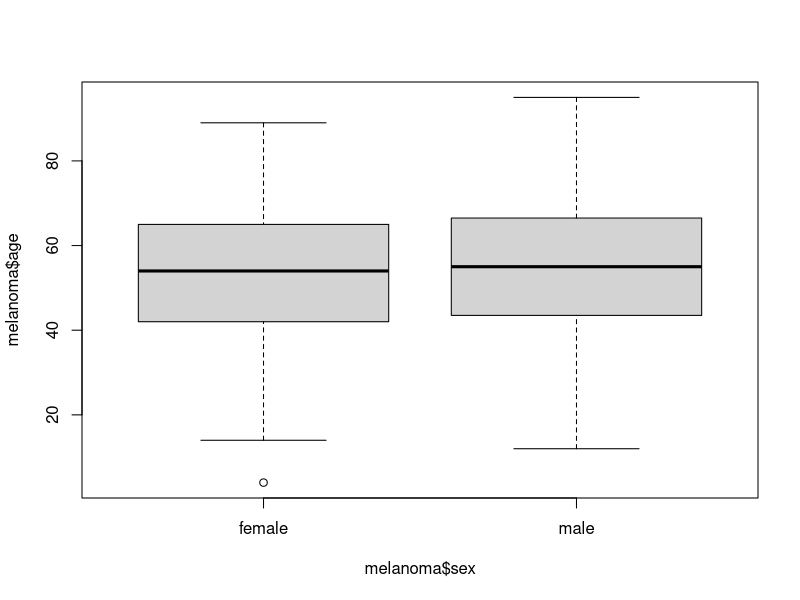

Write the R code that produced this figure.
#* KLAUSUR WS 21
#*(a) Import the file melanoma.csv as a tibble called melanoma.
library(readr)
melanoma <- read_csv("melanoma.csv")
View(melanoma)

# (b) Determine type and scale of all variables. You find a description
#       of the dataset in the file melanoma description.pdf
#+  time: quantiative, discrete, absolute
#+  status: qualitative, discrete, nominal
#+  sex : qualitative ,discrete nominal
#+  age : quantitative , discrete absolute
#+  year: quantitative , discrete, interval
#+  thickness: quantitative, continious, ratio
#+  ulcer : qualtitative, discrete, nominal
melanoma

#(c) Change the values of the variables sex, status, ulcer to strings de-
#  scribing their values and add a new variable live.status describing
#  whether the patient is alive or dead.
library(tidyverse)
melanoma <- melanoma %>% 
  mutate(sex = if_else(sex==1,'male','female')) %>% 
  mutate(status = case_when(
    status == 1 ~ 'melanoma' ,
    status == 2 ~ 'alive',
    status == 3 ~ 'other reason'
  )) %>% 
  mutate(ulcer = if_else(ulcer==1,'present','absent')) %>% 
  mutate(live.status=if_else(status=='alive','alive','dead'))

melanoma

# (d) Create a contingency table for the variables sex and live.status.
chitest <- chisq.test(melanoma$sex,melanoma$live.status)
cont.tab <- chitest$observed
cont.tab

# (e) Evaluate the relative risks to survive at least 3 years for the va-
#  riable sex and interpret the values.
cont.tab2 <- melanoma %>% filter(time >= 365*3)
cont.tab2 <- chisq.test(cont.tab2$sex, cont.tab2$live.status)$observed
cont.tab2
#cont.tab2$sex alive dead
#female    91   19
#male      42   15
# relative risks for female
# alive -> outcome, female,male->exposure
#relative risk female
91/(91+19)  # women have a chance of 82% to survive atleast 3 years
#relative risk male
42/(42+15)  # men have a chance of 73% to survive atleast 3 years
# proportion between female and male
(91/(91+19))/(42/(42+15)) # 1.12
# interpretation: females have 1.12 higher risk to survive at least 3 years

# (f) Create a summary describing the distribution of the variable age
#     containing min, max, mean, the three quartiles depending on the
#     variable sex.
measures <- melanoma %>% group_by(sex) %>% summarise(
  min = min(age),
  max = max(age),
  mean = mean(age),
  q1 = quantile(age, 0.25, type=1),
  q2 = quantile(age, 0.5 , type=1),
  q3 = quantile(age, 0.75, type=1),
  iqr = IQR(age, type=1)
)
measures
# (g) Create side by side boxplots for the age of persons depending on
#     their sex and interpret the diagram.
boxplot(melanoma$age~melanoma$sex)
# both boxplots seem to be symmetric so the median is in the center of the box
# the minimum of the female is less than of the males
# the maximum of the male is higher than of the females
# there is a extreme value in the data of the females
# iqr of female is 23 and iqr of male is 24 so the spread of the group of males
# is higher
# (h) The csv file add.data.melanoma.csv contains data from another
#     study. Import the dataset as a tibble called add.data.melanoma.
library(readr)
add.data.melanoma <- read_csv("add.data.melanoma.csv")
View(melanoma)
add.data.melanoma
# (i) Is this dataset tidy?
# no its not tidy because the column sex_age_year contains multiple 
# other attributes! 
# each column must be a single attribute

# Probability
# Task 2
#2. In a computer science course the projects P1, P2, P3, P4 are offered.
#   Each of the 60 students must sign up for one of the projects offered.
#   All projects are equally popular among the students. Determine the
#   probability that
#   (a) exactly 15 students register for every of the four projects
#   (b) more than 15 students sign up for project P1.
#   Assume that the number of places in the projects is unlimited:
#  Hint: The R functions factorial(n) and choose(n,m) evaluate n! and n over m

# SOLUTION:
# a) auf spicker
# b) P(X > 15)
1- pbinom(15,60,1/4) # 0.4312

# Task 3
# year, an introductory computer course is held at the beginning
#of the winter semester. From many years of experience, we know that
#about 11% of the registered course participants do not show up for
#the course. Since each participant needs his own computer during the
#course, no more participants can take part in the course than there are
#free computers. In total, there are ten rooms with 22 seats each and a
#total of 240 first-year students. Using an approximation by the central
#limit theorem, calculate

#(a) the probability that all students who are present for the course
#will find a seat if all first-year students have registered for the
#course.
# 11% of the registered do not show up
# total pcs = 10*22 == 220 seats
# total of 240 first year students
n <- 240
pnorm(220,n*0.89, sqrt(n*0.89*(1-0.89)))

#(b) the minimum number of computers needed so that there is at
#least a 99% probability that all students who show up will have a
#computer?
qnorm(0.99, 240*0.89, sqrt(n*0.89*(1-0.89)))
#  (c) how many registrations may be accepted at most, if with probabi-
#  lity 0.99 all students who show up for the course will find a place
#  in the course with 220 places.
library(tidyverse)
tibble(
  n = 220:240,
  p = pnorm(220, n*0.89, sqrt(n*0.89*(1-0.89)))
) %>% filter(p>=0.99) %>% filter(n==max(n))

# Inferential
# Task 5
# A company produces chocolade bars with a standard weight of 100 gr.
#As a measure of quality controls he weighs 15 bars and obtains the
#following results:
#  98.32,97.26,99.85,99.52,95.73,95.56,100.49,98.19,95.16,
#  98.26,96.46,100.23,99.76,98.58,97.43
sample <- c(98.32,97.26,99.85,99.52,95.73,95.56,100.49,98.19,95.16,
            98.26,96.46,100.23,99.76,98.58,97.43)
mu0 <- 100
#(a) What is an appropriate hypothesis regarding the expected weight
# µ for a two-sided-test?
# H0: m0 == 100, H1: m0 != 100

#  (b) If weights can be assumed to be nomally distributed, which test
#should used to test these hypothesis?
# an appropriate test would be t -test because the sd is unknown
# and we are testing mu
# (normal model)

#  (c) Conduct the test that was suggested to be used in b) at a 5%
#level. What is your test decision. Specify the p-value.
alpha <- 0.05;
t.test(x = sample, mu = mu0, alternative="two.sided",
       conf.level = 1 -alpha)
# pvalue is = 0.0007251 which is much lower than alpha,
# so we are rejecting the null hypothesis

#(d) Based on the sample, the producer changes the settings in produc-
#  tion. To check whether the correction has led to an improvement,
#he again takes 15 chocolate bars and weighs them.
#100.14,100.05,96.51,98.70,98.22,101.06,103.55,100.16,
#100.60,102.85,103.15,100.66,102.52,102.09,100.84
#What is an appropriate hypothesis for comparing the expected
#weights of the two samples?
sample2 <- c(100.14,100.05,96.51,98.70,98.22,101.06,103.55,100.16,
             100.60,102.85,103.15,100.66,102.52,102.09,100.84)

#  (e) Provide an appropriate statistical test to test the hypothesis and
#perform at the 5% level. Assume that the variances of the popu-
#  lations of the two samples are equal. What is your test decision?
#  Specify the p-value.
# H0: mu1 >= mu2 , H1: mu1 < mu 2  
t.test(sample, sample2, alternative="less", paired = F, var.equal =T, 
       conf.level = 1-alpha)
# pvalue = 0.0002228 much lesser than alpha -> reject H0

#(f) In question e) the population variances of the two samples are
#assumed to be equal. Verify that the variances are equal using an
#appropriate test at the 10% level.
var.test(sample, sample2, alternative = "two.sided",
         conf.level = 1 -0.1)